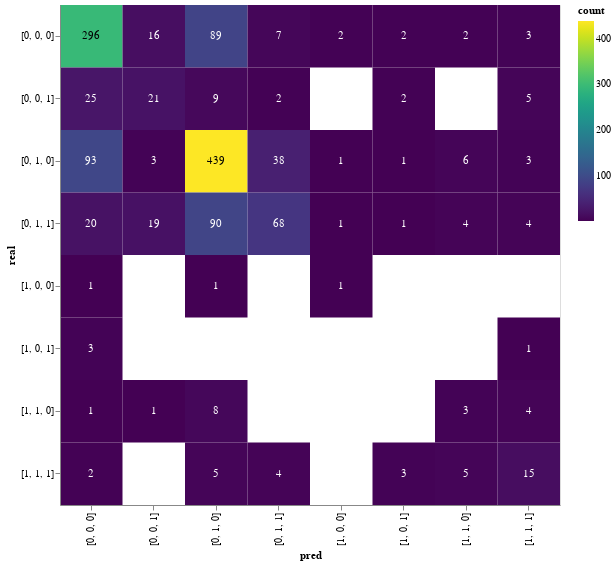

This figure's notebook cell:
### Code cell
# Configure common options
base = alt.Chart(dataset_test).transform_aggregate(
    count='count()',
    groupby=['pred', 'real']
).encode(
    alt.X('pred:O', scale=alt.Scale(paddingInner=0)),
    alt.Y('real:O', scale=alt.Scale(paddingInner=0)),
).properties(
    width=500,
    height=500
)

# Configure heatmap
heatmap = base.mark_rect().encode(
    color=alt.Color('count:Q',
        scale=alt.Scale(scheme='viridis'),
        legend=alt.Legend(direction='vertical')
    )
)

# Configure text
text = base.mark_text(baseline='middle').encode(
    text='count:Q',
    color=alt.condition(
        alt.datum.count > 100,
        alt.value('black'),
        alt.value('white')
    )
)

# Draw the chart
heatmap + text

### Figure 1 — Vega-Lite specification as saved in the notebook (floating-point values rounded to 4 significant figures; data arrays with more than 128 entries replaced by an {"elided": "..."} marker saying what was removed)
{"config": {"view": {"continuousWidth": 400, "continuousHeight": 300}}, "layer": [{"mark": "rect", "encoding": {"color": {"field": "count", "legend": {"direction": "vertical"}, "scale": {"scheme": "viridis"}, "type": "quantitative"}, "x": {"field": "pred", "scale": {"paddingInner": 0}, "type": "ordinal"}, "y": {"field": "real", "scale": {"paddingInner": 0}, "type": "ordinal"}}, "height": 500, "transform": [{"aggregate": [{"op": "count", "as": "count"}], "groupby": ["pred", "real"]}], "width": 500}, {"mark": {"type": "text", "baseline": "middle"}, "encoding": {"color": {"condition": {"value": "black", "test": "(datum.count > 100)"}, "value": "white"}, "text": {"field": "count", "type": "quantitative"}, "x": {"field": "pred", "scale": {"paddingInner": 0}, "type": "ordinal"}, "y": {"field": "real", "scale": {"paddingInner": 0}, "type": "ordinal"}}, "height": 500, "transform": [{"aggregate": [{"op": "count", "as": "count"}], "groupby": ["pred", "real"]}], "width": 500}], "data": {"name": "data-4d8febc6189dd87eb7911d2d4b82a4c4"}, "$schema": "https://vega.github.io/schema/vega-lite/v4.17.0.json", "datasets": {"data-4d8febc6189dd87eb7911d2d4b82a4c4": {"elided": "1330 records"}}}
